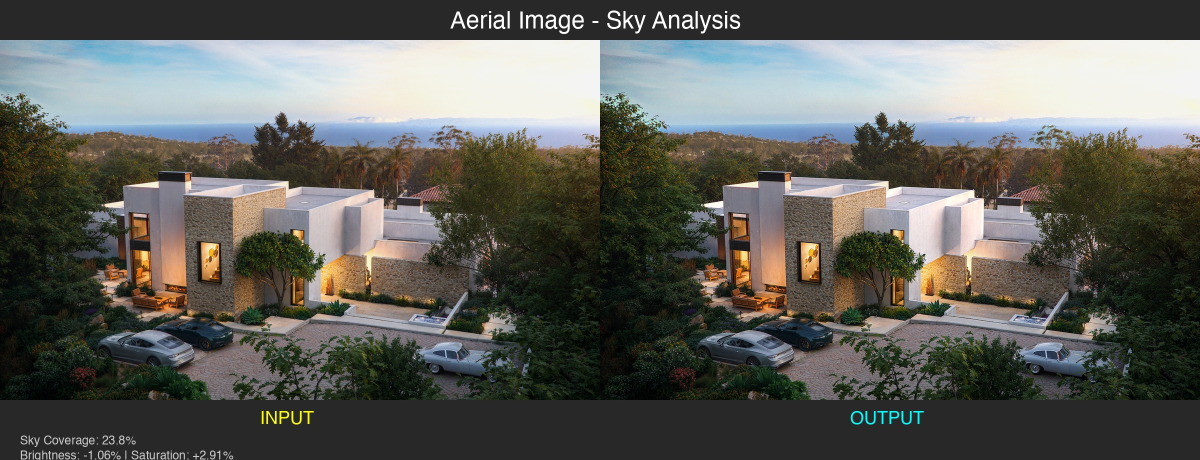
#> input picture comparison_images/aerial_sky_comparison.jpg, 2400 x 920 px (shown at 1/2 size); its folder holds only this picture in this run
$ python -i stages.py   (imports and definitions only)
#> lines starting #> are read from the running program, lines starting #| are printed output that depends on the picture
#> further down, picture is the input picture: shape (920, 2400, 3); mean B, G, R 90.1, 95.4, 94.9
#!/usr/bin/env python3
# -*- coding: utf-8 -*-
"""Pure image stage functions for the 4K rendering pipeline."""

from __future__ import annotations

import logging
from pathlib import Path
from typing import Optional, Union

import numpy as np
from PIL import Image, ImageFilter

from ...utils.image_utils import apply_cube_lut, fit_size_within, load_cube_lut
from .types import (
    ColorGradingConfig,
    MaterialResponseConfig,
    ToneMappingConfig,
    ToneMappingMethod,
    UpscalingConfig,
)

try:
    from scipy.ndimage import gaussian_filter, uniform_filter

    HAS_SCIPY_STAGE_FILTERS = True
except ImportError:
    HAS_SCIPY_STAGE_FILTERS = False
    gaussian_filter = None
    uniform_filter = None


logger = logging.getLogger("transformation_portal.pipelines.rendering_4k_pipeline")


# [332 lines left out: functions apply_tone_mapping, _filmic_hable, _aces_approximation, _agx_sigmoid, apply_material_response, _simple_gaussian_blur and 7 more, not called in this run]


def estimate_depth_simple(image: np.ndarray) -> np.ndarray:
    """
    Simple depth estimation using luminance gradient.

    This is a lightweight fallback when Depth Anything V2 is not available.
    For production use, the full depth model should be used.

    Args:
        image: RGB image as float32 array [0, 1]

    Returns:
        Depth map as float32 array [0, 1]
    """
    # Compute luminance
    lum = 0.2126 * image[..., 0] + 0.7152 * image[..., 1] + 0.0722 * image[..., 2]
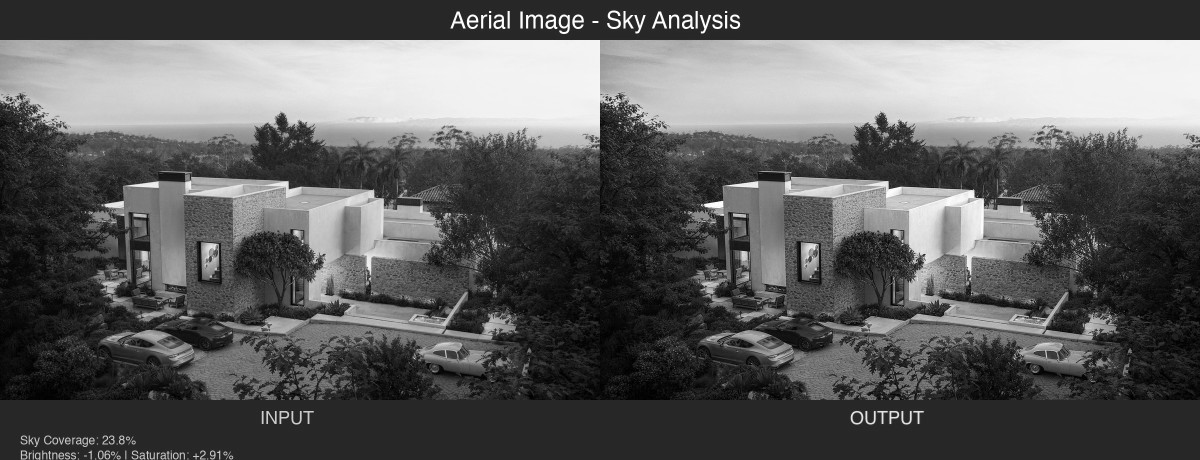
#> lum: shape (920, 2400) float64 (shown at 1/2 size); min 0, max 255, mean 94.2

    # Simple depth proxy using luminance + spatial gradient
    if HAS_SCIPY_STAGE_FILTERS and gaussian_filter is not None:
        # Blur for depth approximation (distant objects blur more)
        blurred = gaussian_filter(lum, sigma=15)
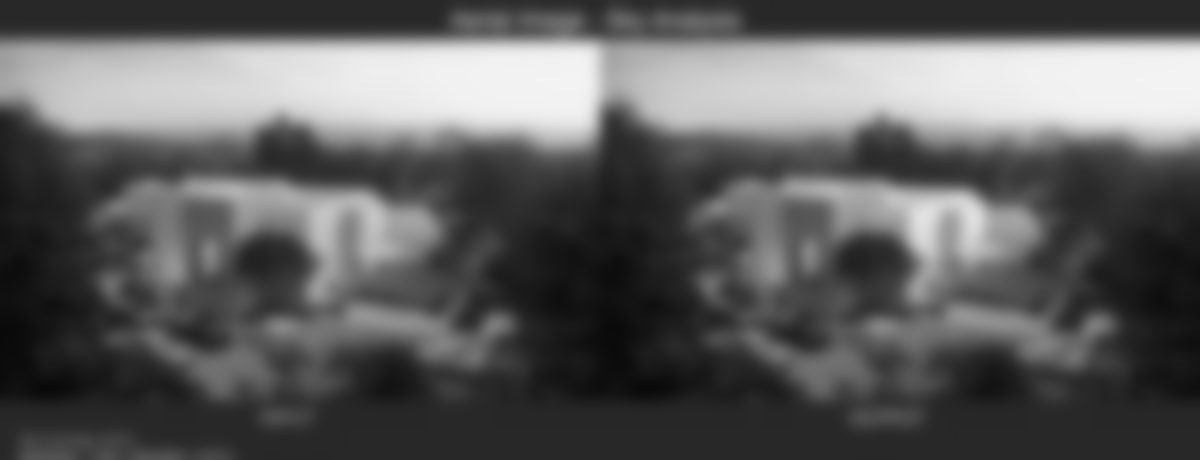
#> blurred: shape (920, 2400) float64 (shown at 1/2 size); min 9.21, max 243.9, mean 94.2
    else:
        # Fallback: use PIL-based blur
        blurred = _simple_gaussian_blur_2d(lum, sigma=15)

    # Vertical gradient (sky typically brighter at top)
    h, w = lum.shape
#> h = 920; w = 2400
    y_gradient = np.linspace(0, 1, h)[:, np.newaxis]
#> y_gradient = 920 values from 0 to 1
    y_gradient = np.tile(y_gradient, (1, w))

    # Combine luminance inversion with spatial cues
    depth = 0.5 * (1 - blurred) + 0.5 * y_gradient
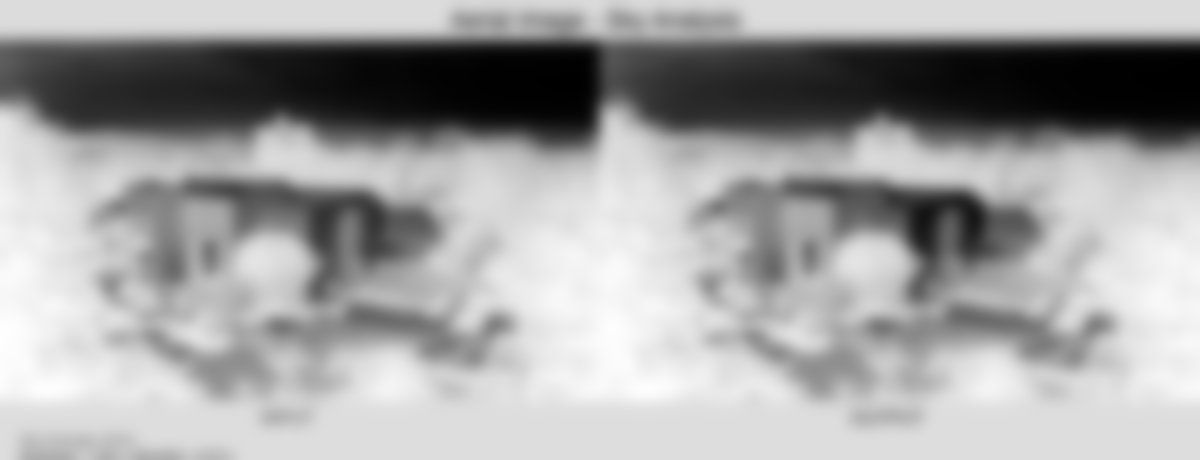
#> depth: shape (920, 2400) float64 (shown at 1/2 size); min -121.4, max -3.74, mean -46.35; drawn with min black and max white

    # Normalize to [0, 1]
    depth = (depth - depth.min()) / (depth.max() - depth.min() + 1e-8)

    return depth.astype(np.float32)


# [6 lines left out: function _simple_gaussian_blur_2d, not called in this run]


__all__ = [
    "apply_color_grading",
    "apply_material_response",
    "apply_tone_mapping",
    "apply_upscaling",
    "estimate_depth_simple",
]

>>> import cv2
>>> picture = cv2.imread('../../../../comparison_images/aerial_sky_comparison.jpg')
>>> result = estimate_depth_simple(picture)
